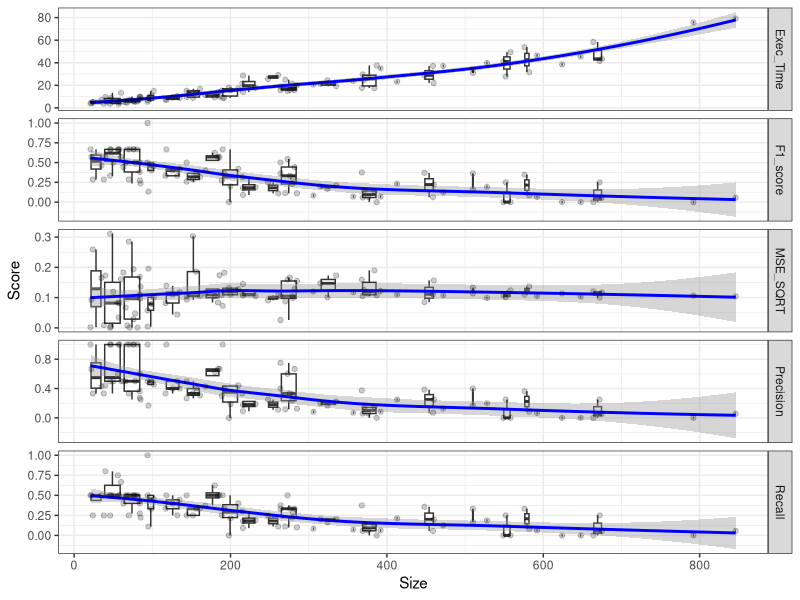
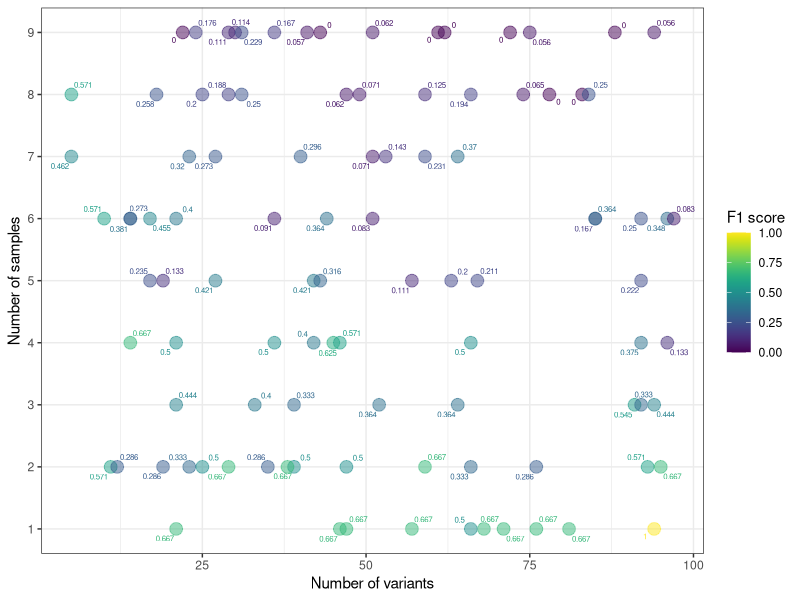
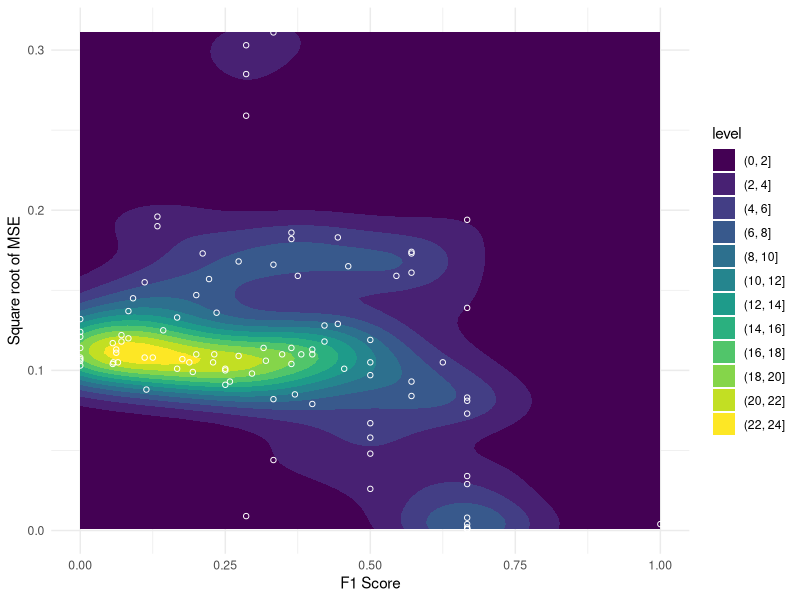
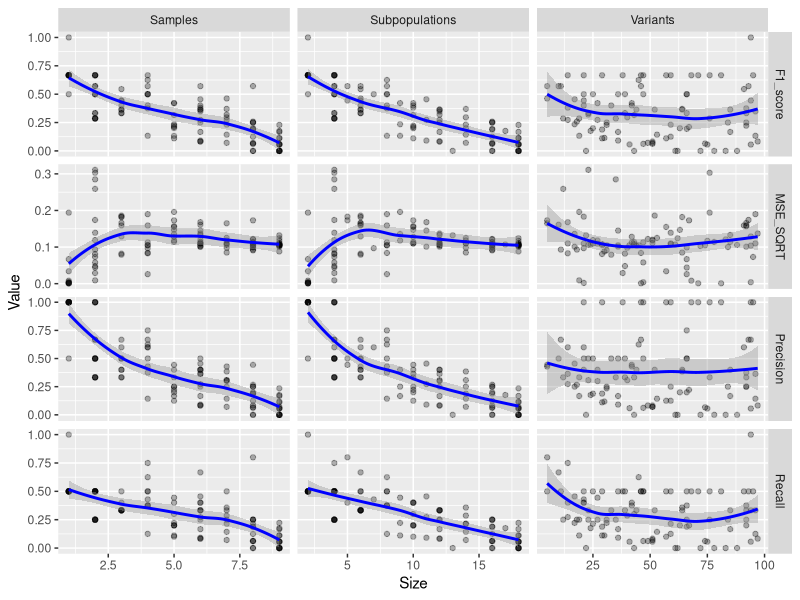

Write R code to recreate these figures, in order.
library(here)
setwd(here())

library(tidyverse)
library(viridis)
library(ggrepel)

tests = read_tsv('./test_results/Test_results_decreased_lr.tsv')
tests = tests %>% mutate(Size = Variants * Samples)

tests1 = read_tsv('./test_results/Test_results_fixed_lr.tsv')
tests1 = tests %>% mutate(Size = Variants * Samples)

tests_long = tests %>% 
  filter(MSE_SQRT <= 1) %>%
  select(Size, Exec_Time, F1_score, MSE_SQRT, Precision, Recall) %>%
  pivot_longer(-Size, names_to='Test', values_to='Score')

plot_1 = tests_long %>%
  ggplot(aes(Size, Score)) +
  geom_boxplot(aes(group = cut_width(Size, 25)), outlier.alpha = 0) +
  geom_smooth(color = "blue") +
  geom_point(alpha = 0.2) +
  facet_grid(Test ~ ., scales = "free_y") +
  theme_bw()

ggsave('./img/Size_effect_dlr.png', height = 8, width = 6)

plot_2 = tests %>% ggplot(aes(Variants, Samples, color=F1_score, label=F1_score)) + 
  geom_point(size = 4, alpha = 0.5) +
  geom_text_repel(size = 2) +
  scale_color_viridis(name = "F1 score") +
  scale_y_continuous(breaks = 1:10, minor_breaks = F) +
  xlab('Number of variants') +
  ylab('Number of samples') +
  theme_bw()

ggsave('./img/F1_Size.png', height = 6, width = 6)

plot_3 = tests %>% filter(MSE_SQRT <= 1) %>% ggplot(aes(F1_score, MSE_SQRT)) +
  geom_density2d_filled() +
  geom_point(shape = 1, color = "white") +
  theme_minimal() +
  xlab('F1 Score') +
  ylab('Square root of MSE')

ggsave('./img/F1_MSE.png', height = 6, width = 6)

tests_long_2 = tests %>% 
  filter(MSE_SQRT <= 1) %>%
  select(Variants, Samples, Subpopulations, Precision, Recall, F1_score, MSE_SQRT) %>%
  pivot_longer(-c(Variants, Samples, Subpopulations),names_to='Score', values_to='Value') %>%
  pivot_longer(-c(Score, Value), names_to='Dimention', values_to='Size')
tests_long_2$LR = 'Decreasing learning rate'

tests_long_1 = tests1 %>% 
  filter(MSE_SQRT <= 1) %>%
  select(Variants, Samples, Subpopulations, Precision, Recall, F1_score, MSE_SQRT) %>%
  pivot_longer(-c(Variants, Samples, Subpopulations),names_to='Score', values_to='Value') %>%
  pivot_longer(-c(Score, Value), names_to='Dimention', values_to='Size')
tests_long_1$LR = 'Constant Learning rate'

tests_long = rbind(tests_long_1, tests_long_2)

plot_4 = tests_long_2 %>% ggplot(aes(Size, Value)) +
  geom_point(alpha=0.3) +
  geom_smooth(color = "blue") +
  facet_grid(Score ~ Dimention, scales = 'free')

ggsave('./img/Score_vs_size_dlr.png', height = 6, width = 6)

plot_5 = tests %>% ggplot(aes(Variants, Subpopulations)) + 
  geom_point(alpha = 0.3) +
  geom_abline(slope = 2)
